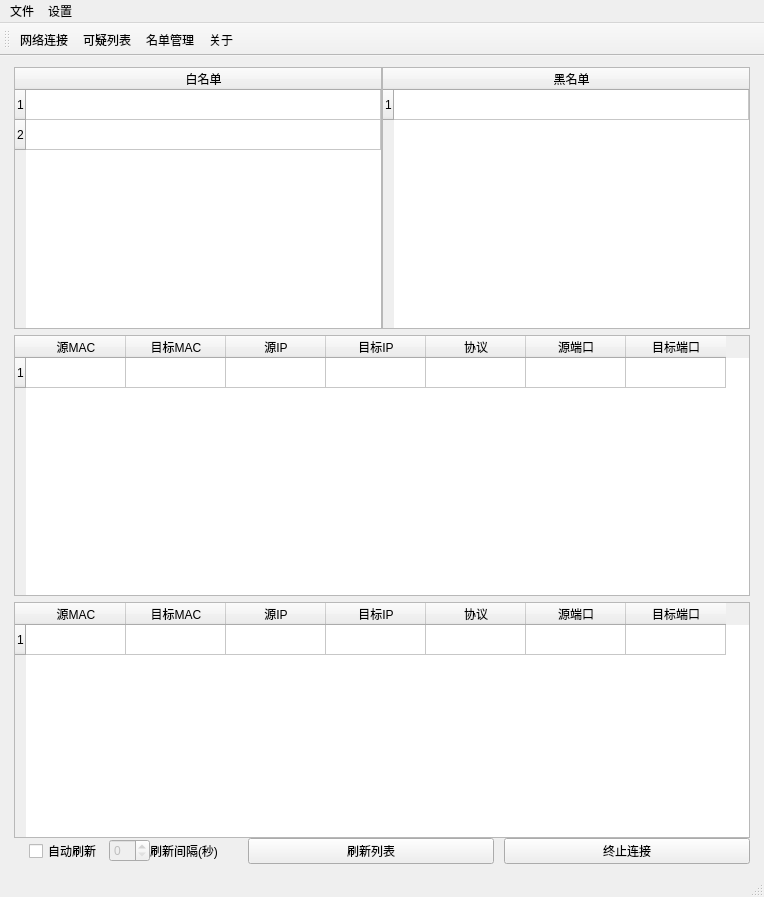
<?xml version="1.0" encoding="UTF-8"?>
<ui version="4.0">
 <class>MainWindow</class>
 <widget class="QMainWindow" name="MainWindow">
  <property name="geometry">
   <rect>
    <x>0</x>
    <y>0</y>
    <width>764</width>
    <height>897</height>
   </rect>
  </property>
  <property name="windowTitle">
   <string>MainWindow</string>
  </property>
  <widget class="QWidget" name="centralWidget">
   <layout class="QVBoxLayout" name="verticalLayout_3">
    <item>
     <widget class="QWidget" name="list_widget" native="true">
      <layout class="QHBoxLayout" name="horizontalLayout_2">
       <property name="spacing">
        <number>0</number>
       </property>
       <property name="leftMargin">
        <number>3</number>
       </property>
       <property name="topMargin">
        <number>0</number>
       </property>
       <property name="rightMargin">
        <number>3</number>
       </property>
       <property name="bottomMargin">
        <number>0</number>
       </property>
       <item>
        <widget class="QTableWidget" name="list_table">
         <property name="rowCount">
          <number>2</number>
         </property>
         <attribute name="horizontalHeaderCascadingSectionResizes">
          <bool>false</bool>
         </attribute>
         <attribute name="horizontalHeaderStretchLastSection">
          <bool>true</bool>
         </attribute>
         <row/>
         <row/>
         <column>
          <property name="text">
           <string>白名单</string>
          </property>
         </column>
        </widget>
       </item>
       <item>
        <widget class="QTableWidget" name="tableWidget">
         <property name="rowCount">
          <number>1</number>
         </property>
         <attribute name="horizontalHeaderStretchLastSection">
          <bool>true</bool>
         </attribute>
         <row/>
         <column>
          <property name="text">
           <string>黑名单</string>
          </property>
         </column>
        </widget>
       </item>
      </layout>
     </widget>
    </item>
    <item>
     <widget class="QWidget" name="doubt_widget" native="true">
      <layout class="QVBoxLayout" name="verticalLayout_2">
       <property name="spacing">
        <number>0</number>
       </property>
       <property name="leftMargin">
        <number>3</number>
       </property>
       <property name="topMargin">
        <number>0</number>
       </property>
       <property name="rightMargin">
        <number>3</number>
       </property>
       <property name="bottomMargin">
        <number>0</number>
       </property>
       <item>
        <widget class="QTableWidget" name="doubt_table">
         <property name="enabled">
          <bool>true</bool>
         </property>
         <property name="alternatingRowColors">
          <bool>false</bool>
         </property>
         <property name="selectionBehavior">
          <enum>QAbstractItemView::SelectRows</enum>
         </property>
         <row>
          <property name="text">
           <string>1</string>
          </property>
         </row>
         <column>
          <property name="text">
           <string>源MAC</string>
          </property>
         </column>
         <column>
          <property name="text">
           <string>目标MAC</string>
          </property>
         </column>
         <column>
          <property name="text">
           <string>源IP</string>
          </property>
         </column>
         <column>
          <property name="text">
           <string>目标IP</string>
          </property>
         </column>
         <column>
          <property name="text">
           <string>协议</string>
          </property>
         </column>
         <column>
          <property name="text">
           <string>源端口</string>
          </property>
         </column>
         <column>
          <property name="text">
           <string>目标端口</string>
          </property>
         </column>
        </widget>
       </item>
      </layout>
     </widget>
    </item>
    <item>
     <widget class="QWidget" name="connection_widget" native="true">
      <layout class="QVBoxLayout" name="verticalLayout">
       <property name="spacing">
        <number>0</number>
       </property>
       <property name="leftMargin">
        <number>3</number>
       </property>
       <property name="topMargin">
        <number>0</number>
       </property>
       <property name="rightMargin">
        <number>3</number>
       </property>
       <property name="bottomMargin">
        <number>0</number>
       </property>
       <item>
        <widget class="QTableWidget" name="connection_table">
         <property name="alternatingRowColors">
          <bool>false</bool>
         </property>
         <property name="selectionBehavior">
          <enum>QAbstractItemView::SelectRows</enum>
         </property>
         <row>
          <property name="text">
           <string>1</string>
          </property>
         </row>
         <column>
          <property name="text">
           <string>源MAC</string>
          </property>
         </column>
         <column>
          <property name="text">
           <string>目标MAC</string>
          </property>
         </column>
         <column>
          <property name="text">
           <string>源IP</string>
          </property>
         </column>
         <column>
          <property name="text">
           <string>目标IP</string>
          </property>
         </column>
         <column>
          <property name="text">
           <string>协议</string>
          </property>
         </column>
         <column>
          <property name="text">
           <string>源端口</string>
          </property>
         </column>
         <column>
          <property name="text">
           <string>目标端口</string>
          </property>
         </column>
        </widget>
       </item>
       <item>
        <layout class="QHBoxLayout" name="horizontalLayout">
         <property name="spacing">
          <number>0</number>
         </property>
         <item>
          <spacer name="horizontalSpacer_4">
           <property name="orientation">
            <enum>Qt::Horizontal</enum>
           </property>
           <property name="sizeType">
            <enum>QSizePolicy::Fixed</enum>
           </property>
           <property name="sizeHint" stdset="0">
            <size>
             <width>15</width>
             <height>20</height>
            </size>
           </property>
          </spacer>
         </item>
         <item>
          <widget class="QCheckBox" name="checkBox">
           <property name="text">
            <string>自动刷新</string>
           </property>
          </widget>
         </item>
         <item>
          <spacer name="horizontalSpacer_3">
           <property name="orientation">
            <enum>Qt::Horizontal</enum>
           </property>
           <property name="sizeType">
            <enum>QSizePolicy::Fixed</enum>
           </property>
           <property name="sizeHint" stdset="0">
            <size>
             <width>7</width>
             <height>20</height>
            </size>
           </property>
          </spacer>
         </item>
         <item>
          <widget class="QSpinBox" name="spinBox">
           <property name="enabled">
            <bool>false</bool>
           </property>
           <property name="suffix">
            <string/>
           </property>
           <property name="value">
            <number>0</number>
           </property>
          </widget>
         </item>
         <item>
          <widget class="QLabel" name="label">
           <property name="text">
            <string>刷新间隔(秒)</string>
           </property>
          </widget>
         </item>
         <item>
          <spacer name="horizontalSpacer_2">
           <property name="orientation">
            <enum>Qt::Horizontal</enum>
           </property>
           <property name="sizeType">
            <enum>QSizePolicy::Fixed</enum>
           </property>
           <property name="sizeHint" stdset="0">
            <size>
             <width>30</width>
             <height>20</height>
            </size>
           </property>
          </spacer>
         </item>
         <item>
          <widget class="QPushButton" name="refreshButton">
           <property name="sizePolicy">
            <sizepolicy hsizetype="Expanding" vsizetype="Fixed">
             <horstretch>0</horstretch>
             <verstretch>0</verstretch>
            </sizepolicy>
           </property>
           <property name="text">
            <string>刷新列表</string>
           </property>
          </widget>
         </item>
         <item>
          <spacer name="horizontalSpacer">
           <property name="orientation">
            <enum>Qt::Horizontal</enum>
           </property>
           <property name="sizeType">
            <enum>QSizePolicy::Fixed</enum>
           </property>
           <property name="sizeHint" stdset="0">
            <size>
             <width>10</width>
             <height>20</height>
            </size>
           </property>
          </spacer>
         </item>
         <item>
          <widget class="QPushButton" name="killButton">
           <property name="sizePolicy">
            <sizepolicy hsizetype="Expanding" vsizetype="Fixed">
             <horstretch>0</horstretch>
             <verstretch>0</verstretch>
            </sizepolicy>
           </property>
           <property name="text">
            <string>终止连接</string>
           </property>
          </widget>
         </item>
        </layout>
       </item>
      </layout>
     </widget>
    </item>
   </layout>
  </widget>
  <widget class="QMenuBar" name="menuBar">
   <property name="geometry">
    <rect>
     <x>0</x>
     <y>0</y>
     <width>764</width>
     <height>17</height>
    </rect>
   </property>
   <widget class="QMenu" name="file_menu">
    <property name="title">
     <string>文件</string>
    </property>
    <addaction name="action_load"/>
    <addaction name="action_unload"/>
   </widget>
   <widget class="QMenu" name="option_menu">
    <property name="title">
     <string>设置</string>
    </property>
    <addaction name="action_autoRefresh"/>
    <addaction name="action_handRefresh"/>
   </widget>
   <addaction name="file_menu"/>
   <addaction name="option_menu"/>
  </widget>
  <widget class="QToolBar" name="mainToolBar">
   <property name="iconSize">
    <size>
     <width>46</width>
     <height>39</height>
    </size>
   </property>
   <property name="toolButtonStyle">
    <enum>Qt::ToolButtonTextBesideIcon</enum>
   </property>
   <attribute name="toolBarArea">
    <enum>TopToolBarArea</enum>
   </attribute>
   <attribute name="toolBarBreak">
    <bool>false</bool>
   </attribute>
   <addaction name="action_showConnection"/>
   <addaction name="action_doubt"/>
   <addaction name="action_showList"/>
   <addaction name="action_about"/>
  </widget>
  <widget class="QStatusBar" name="statusBar"/>
  <action name="action_autoRefresh">
   <property name="text">
    <string>自动刷新</string>
   </property>
   <property name="toolTip">
    <string>自动刷新网络连接</string>
   </property>
  </action>
  <action name="action_handRefresh">
   <property name="text">
    <string>手动刷新</string>
   </property>
  </action>
  <action name="action_load">
   <property name="text">
    <string>装载驱动</string>
   </property>
   <property name="toolTip">
    <string>装载驱动</string>
   </property>
  </action>
  <action name="action_unload">
   <property name="text">
    <string>卸载驱动</string>
   </property>
   <property name="toolTip">
    <string>卸载驱动</string>
   </property>
  </action>
  <action name="action_showConnection">
   <property name="icon">
    <iconset resource="images.qrc">
     <normaloff>:/images/icon/connect.png</normaloff>:/images/icon/connect.png</iconset>
   </property>
   <property name="text">
    <string>网络连接</string>
   </property>
   <property name="toolTip">
    <string>查看所有网络连接</string>
   </property>
   <property name="priority">
    <enum>QAction::NormalPriority</enum>
   </property>
  </action>
  <action name="action_showList">
   <property name="icon">
    <iconset resource="images.qrc">
     <normaloff>:/images/icon/list.png</normaloff>:/images/icon/list.png</iconset>
   </property>
   <property name="text">
    <string>名单管理</string>
   </property>
   <property name="toolTip">
    <string>管理黑白名单</string>
   </property>
  </action>
  <action name="action_about">
   <property name="icon">
    <iconset resource="images.qrc">
     <normaloff>:/images/icon/about.png</normaloff>:/images/icon/about.png</iconset>
   </property>
   <property name="text">
    <string>关于</string>
   </property>
   <property name="toolTip">
    <string>关于程序</string>
   </property>
  </action>
  <action name="action_doubt">
   <property name="icon">
    <iconset resource="images.qrc">
     <normaloff>:/images/icon/doubt.png</normaloff>:/images/icon/doubt.png</iconset>
   </property>
   <property name="text">
    <string>可疑列表</string>
   </property>
  </action>
 </widget>
 <layoutdefault spacing="6" margin="11"/>
 <resources>
  <include location="images.qrc"/>
 </resources>
 <connections/>
</ui>
